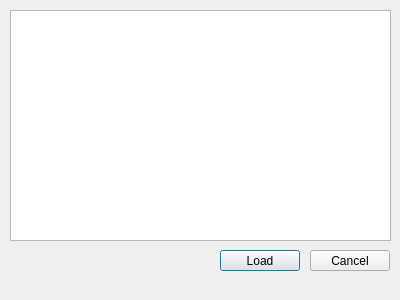
<?xml version="1.0" encoding="UTF-8"?>
<ui version="4.0">
 <class>LoadFromDb</class>
 <widget class="QDialog" name="LoadFromDb">
  <property name="geometry">
   <rect>
    <x>0</x>
    <y>0</y>
    <width>400</width>
    <height>300</height>
   </rect>
  </property>
  <property name="windowTitle">
   <string>Dialog</string>
  </property>
  <widget class="QListWidget" name="ConfigurationsList">
   <property name="geometry">
    <rect>
     <x>10</x>
     <y>10</y>
     <width>381</width>
     <height>231</height>
    </rect>
   </property>
  </widget>
  <widget class="QPushButton" name="Load">
   <property name="geometry">
    <rect>
     <x>220</x>
     <y>250</y>
     <width>80</width>
     <height>21</height>
    </rect>
   </property>
   <property name="text">
    <string>Load</string>
   </property>
  </widget>
  <widget class="QPushButton" name="Cancel">
   <property name="geometry">
    <rect>
     <x>310</x>
     <y>250</y>
     <width>80</width>
     <height>21</height>
    </rect>
   </property>
   <property name="text">
    <string>Cancel</string>
   </property>
  </widget>
 </widget>
 <resources/>
 <connections/>
</ui>
